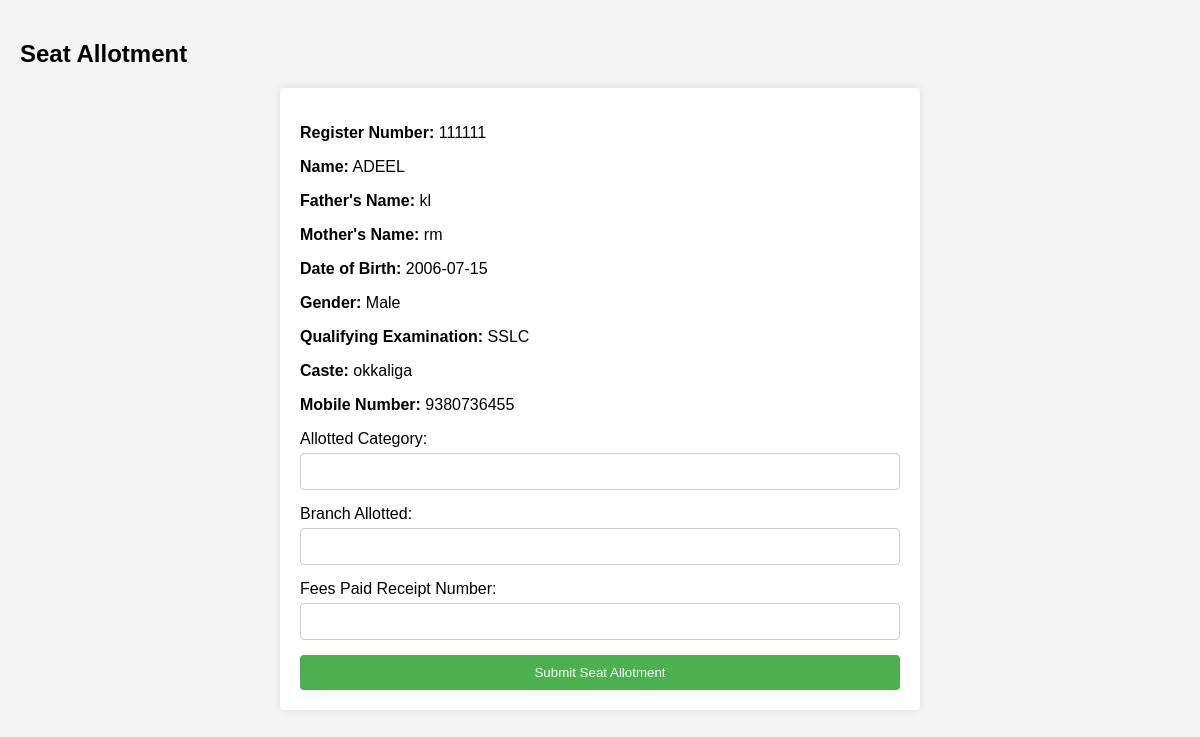
The page /process_marks_card.php?register_number=111111 on the database its author committed.
### tables this page shows
CREATE TABLE `students` (
  `id` int(11) NOT NULL,
  `sats_no` varchar(50) NOT NULL,
  `aadhar_no` varchar(12) NOT NULL,
  `names` varchar(100) NOT NULL,
  `mother_name` varchar(100) NOT NULL,
  `father_name` varchar(100) NOT NULL,
  `dob` date NOT NULL,
  `gender` enum('Male','Female') NOT NULL,
  `nationality` enum('Yes','No') NOT NULL,
  `religion` varchar(50) NOT NULL,
  `exam_type` enum('SSLC','CBSE','ICSE','Others') NOT NULL,
  `native_state` varchar(50) NOT NULL,
  `native_district` varchar(50) NOT NULL,
  `years_studied` int(11) DEFAULT NULL,
  `rural_study` enum('Yes','No') NOT NULL,
  `kannada_medium` enum('Yes','No') NOT NULL,
  `exemption_rule` enum('Yes','No') NOT NULL,
  `clause_code` varchar(50) DEFAULT NULL,
  `snq_quota` enum('Yes','No') NOT NULL,
  `hyd_kar_quota` enum('Yes','No') NOT NULL,
  `special_category` varchar(50) DEFAULT NULL,
  `reserved_category` varchar(50) DEFAULT NULL,
  `caste_name` varchar(50) DEFAULT NULL,
  `annual_income` decimal(10,2) DEFAULT NULL,
  `total_marks` int(11) DEFAULT NULL,
  `marks_obtained` int(11) DEFAULT NULL,
  `science_marks` int(11) DEFAULT NULL,
  `maths_marks` int(11) DEFAULT NULL,
  `science_math_total` int(11) DEFAULT NULL,
  `mobile` varchar(10) NOT NULL,
  `parent_mobile` varchar(10) DEFAULT NULL,
  `email` varchar(100) DEFAULT NULL,
  `address` text DEFAULT NULL,
  `course_name` varchar(100) DEFAULT NULL,
  `SSLC_Register` varchar(50) DEFAULT NULL,
  `institution_code` varchar(50) DEFAULT NULL,
  `college_name` varchar(100) DEFAULT NULL,
  `signature_candidate` varchar(255) DEFAULT NULL,
  `signature_parent` varchar(255) DEFAULT NULL,
  `submission_date` date DEFAULT NULL,
  `sslc_marks_card` varchar(255) DEFAULT NULL,
  `tc` varchar(255) DEFAULT NULL,
  `caste_certificate` varchar(255) DEFAULT NULL,
  `income_certificate` varchar(255) DEFAULT NULL,
  `study_certificate` varchar(255) DEFAULT NULL,
  `kannada_medium_certificate` varchar(255) DEFAULT NULL,
  `rural_quota_certificate` varchar(255) DEFAULT NULL,
  `special_quota_certificate` varchar(255) DEFAULT NULL,
  `aadhar_card` varchar(255) DEFAULT NULL,
  `student_photo` varchar(255) DEFAULT NULL,
  `Year_of_passing` int(11) DEFAULT NULL,
  `pincode` varchar(10) DEFAULT NULL,
  `state_appeared` varchar(50) DEFAULT NULL
);

### process_marks_card.php (the view, shortened to what this page needs)
<?php
$servername = "localhost";
$username = "root";
$password = "";
$dbname = "diploma_admission";
$conn = new mysqli($servername, $username, $password, $dbname);
$student_data = null;
if (isset($_GET['register_number'])) {
    $register_number = $_GET['register_number'];
    $sql = "SELECT * FROM students WHERE SSLC_Register = ?";
    $stmt = $conn->prepare($sql);
    $stmt->bind_param("s", $register_number);
    $stmt->execute();
    $result = $stmt->get_result();
    if ($result->num_rows > 0) {
        $student_data = $result->fetch_assoc();
    } else {
        echo "No student found with the given register number.";
    }
}
?>
<!DOCTYPE html>
<html>
<head>
</head>
<body>
    <h2>Seat Allotment</h2>
    <form method="post" action="">
        <?php if ($student_data): ?>
            <p><strong>Register Number:</strong> <?php echo htmlspecialchars($student_data['SSLC_Register']); ?></p>
            <p><strong>Name:</strong> <?php echo htmlspecialchars($student_data['names']); ?></p>
            <p><strong>Father's Name:</strong> <?php echo htmlspecialchars($student_data['father_name']); ?></p>
            <p><strong>Mother's Name:</strong> <?php echo htmlspecialchars($student_data['mother_name']); ?></p>
            <p><strong>Date of Birth:</strong> <?php echo htmlspecialchars($student_data['dob']); ?></p>
            <p><strong>Gender:</strong> <?php echo htmlspecialchars($student_data['gender']); ?></p>
            <p><strong>Qualifying Examination:</strong> <?php echo htmlspecialchars($student_data['exam_type']); ?></p>
            <p><strong>Caste:</strong> <?php echo htmlspecialchars($student_data['caste_name']); ?></p>
            <p><strong>Mobile Number:</strong> <?php echo htmlspecialchars($student_data['mobile']); ?></p>
        <?php else: ?>
            <p>No student data available.</p>
        <?php endif; ?>
        <label for="allotted_category">Allotted Category:</label>
        <input type="text" name="allotted_category" required>
        <label for="branch_allotted">Branch Allotted:</label>
        <input type="text" name="branch_allotted" required>
        <label for="fees_paid_receipt_number">Fees Paid Receipt Number:</label>
        <input type="text" name="fees_paid_receipt_number" required>
        <input type="submit" value="Submit Seat Allotment">
    </form>
</body>
</html>

### process_marks_card.php (style rules this page uses)
body { font-family: Arial, sans-serif; background-color: #f4f4f4; margin: 0; padding: 20px; }
form { background: #fff; padding: 20px; border-radius: 5px; box-shadow: 0 0 10px rgba(0, 0, 0, 0.1); max-width: 600px; margin: auto; }
input[type="text"], input[type="number"], textarea { width: 100%; padding: 10px; margin: 5px 0 15px; border: 1px solid #ccc; border-radius: 4px; box-sizing: border-box; }
input[type="submit"] { background-color: #4CAF50; color: white; padding: 10px 15px; border: none; border-radius: 4px; cursor: pointer; width: 100%; }

### rows shown on the page
students: SSLC_Register "111111", names "ADEEL", father_name "kl", mother_name "rm", dob "2006-07-15", gender "Male", exam_type "SSLC", caste_name "okkaliga", mobile "9380736455"
